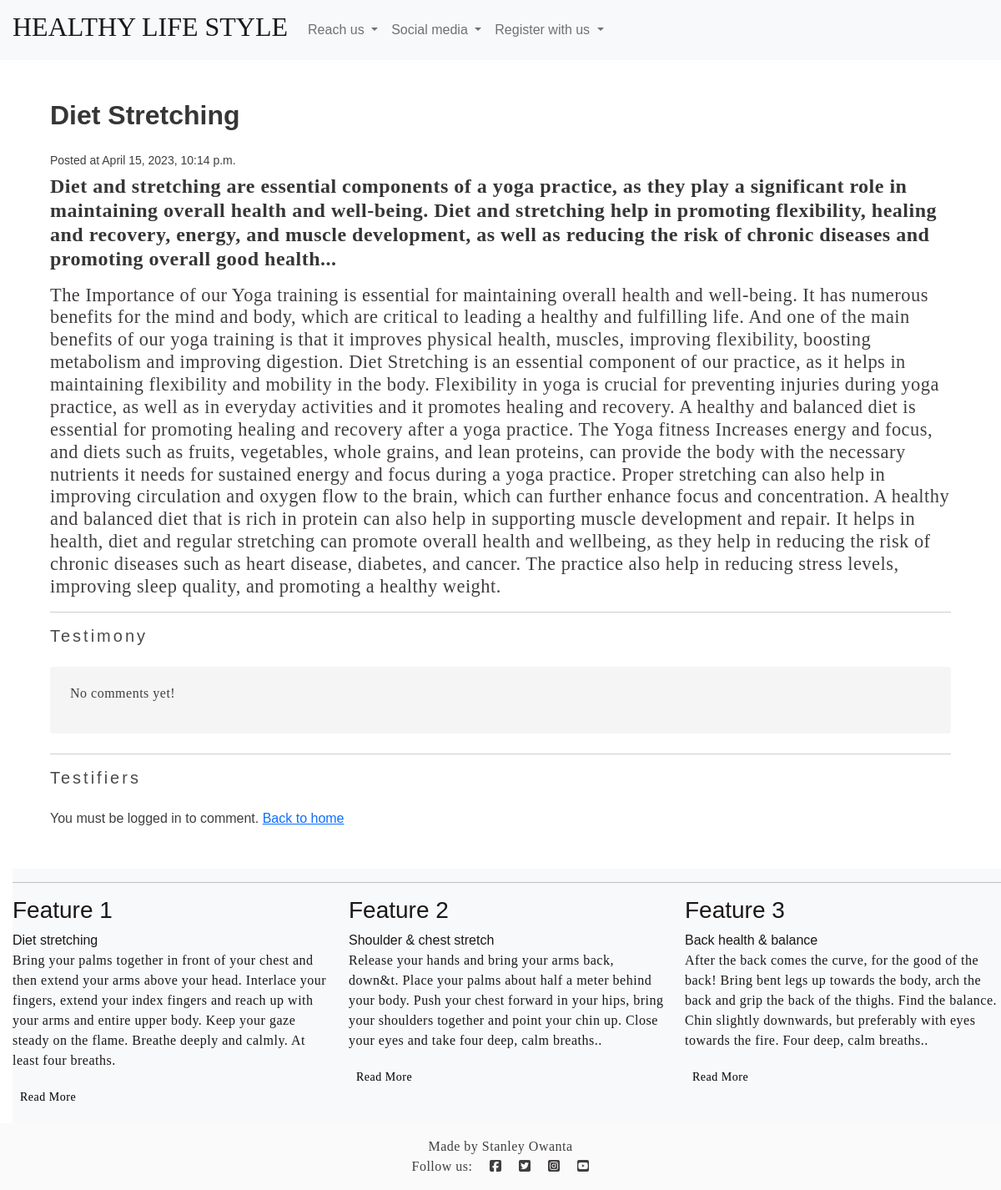
Page /Deit-/ on the committed database.
### yogapp/models.py (models this page shows, shortened)
class Post(models.Model):
    title = models.CharField(max_length=255)
    author = models.ForeignKey(User, on_delete=models.CASCADE)
    slug = models.SlugField()
    intro = models.TextField()
    body = models.TextField()
    created_on = models.DateTimeField(auto_now_add=True)
    class Meta:
        ordering = ["-created_on"]

### yogapp/views.py (the view)
# urls.py: path('<slug:slug>/', post_detail, name='post_detail'),
def post_detail(request, slug):
    post = Post.objects.get(slug=slug)
    if request.method == 'POST':
        form = CommentForm(request.POST)
        if form.is_valid():
            comment = form.save(commit=False)
            comment.post = post
            comment.author = request.user
            comment.save()
            return redirect('post_detail', slug=post.slug)
    else:
        form = CommentForm()
    return render(request, 'blog/post_detail.html', {'post': post, 'form': form})

### yogapp/templates/blog/post_detail.html
{% extends 'base.html' %}
{% block content %}
<h3 class="title">{{ post.title }}</h3>
<small>Posted at {{ post.created_on }}</small>
<h4><p><strong>{{ post.intro }}</strong></p></h4>
<h5><p>{{ post.body }}</p></h5>
<hr>
<h4 class="subtitle">Testimony</h4>
{% for comment in post.comments.all %}
<article class="media">
    <div class="media-content">
        <div class="content">
            <p><strong>{{ comment.name }}</strong>
                <br><small>{{ comment.created_on }}</small></p>
            <p>{{ comment.body }}</p>
            {% if comment.author == request.user %}
                <a href="{% url 'delete_comment' comment.id %}" class="danger">Delete</a>
                <a href="{% url 'update_comment' comment.id %}" class="info">Update</a>
            {% endif %}
        </div>
    </div>
</article>
{% empty %}
<div class="notification">
    <p>No comments yet!</p>
</div>
{% endfor %}
<hr>
<h4 class="subtitle">Testifiers</h4>
{% if request.user.is_authenticated %}
<form method="post" action="{% url 'post_detail' post.slug %}">
    {% csrf_token %}
    {{ form.as_p }}
    <button class="button is-success" type="submit">Submit</button>
</form>
{% else %}
You must be logged in to comment.
{% endif %}
<a href="{% url 'frontpage' %}">Back to home</a>
{% endblock %}

### static/css/style.css (style rules this page uses)
body { background-color: #f8f8f808; color : #423e3e; font-family: sans-serif, sans-serif; }
h4 { margin-top: 5px; letter-spacing: 3px; }
h5 { font-family: serif, sans-serif; font-size: 140%; margin-top: 1px; }
p { font-family: serif, sans-serif; letter-spacing: 0.5px; }

### rows in the picture
Post: title "Diet Stretching", created_on "April 15, 2023, 10:14 p.m.", intro "Diet and stretching are essential components of a yoga practice, as they play a significant role in maintaining overall health and well-being. Diet and stretching help in promoting flexibility, healing and recovery, energy, and muscle development, as well as reducing the risk of chronic diseases and promoting overall good health...", body "The Importance of our Yoga training is essential for maintaining overall health and well-being. It has numerous benefits for the mind and body, which are critical to leading a healthy and fulfilling life. And one of the main benefits of our yoga training is that it improves physical health, muscles, improving flexibility, boosting metabolism and improving digestion. Diet Stretching is an essential component of our practice, as it helps in maintaining flexibility and mobility in the body. Flexibility in yoga is crucial for preventing injuries during yoga practice, as well as in everyday activities and it promotes healing and recovery. A healthy and balanced diet is essential for promoting…"
